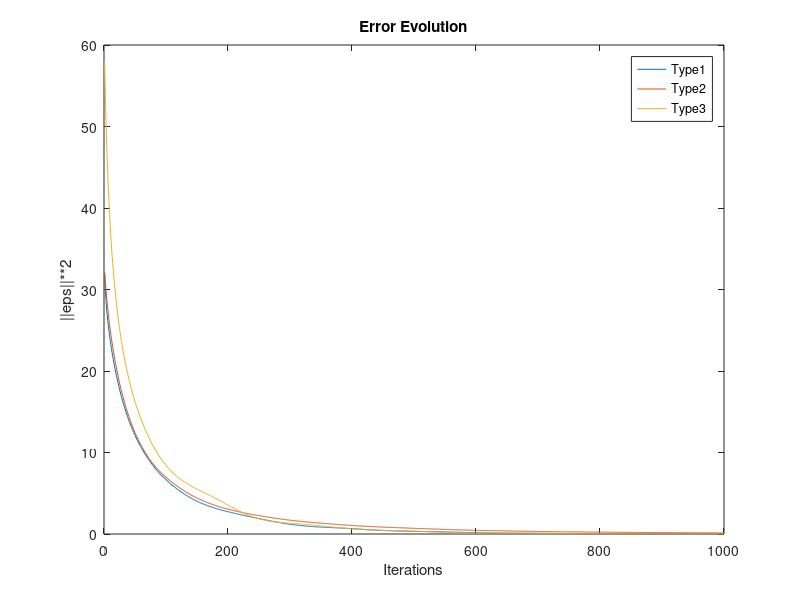

Reproduce this figure in MATLAB.
load('error1')
load('error2')
load('error3')

%Number of iterations
iter=1000;

%Plot
plot(1:iter, norm_epsilon1 , 'DisplayName','Type1')
title('Error Evolution')
ylabel('||eps||**2')
xlabel('Iterations')

hold on
plot(1:iter, norm_epsilon2 , 'DisplayName','Type2')
plot(1:iter, norm_epsilon3 , 'DisplayName','Type3')

legend

hold off